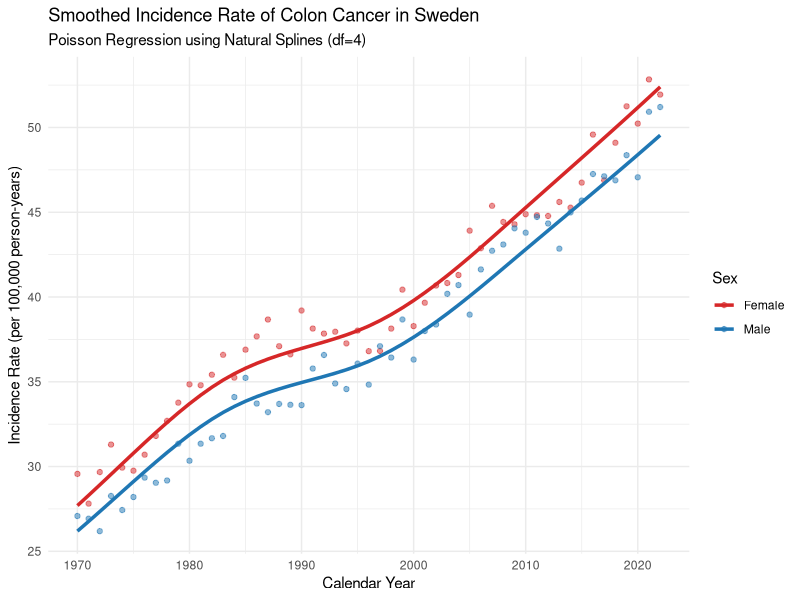
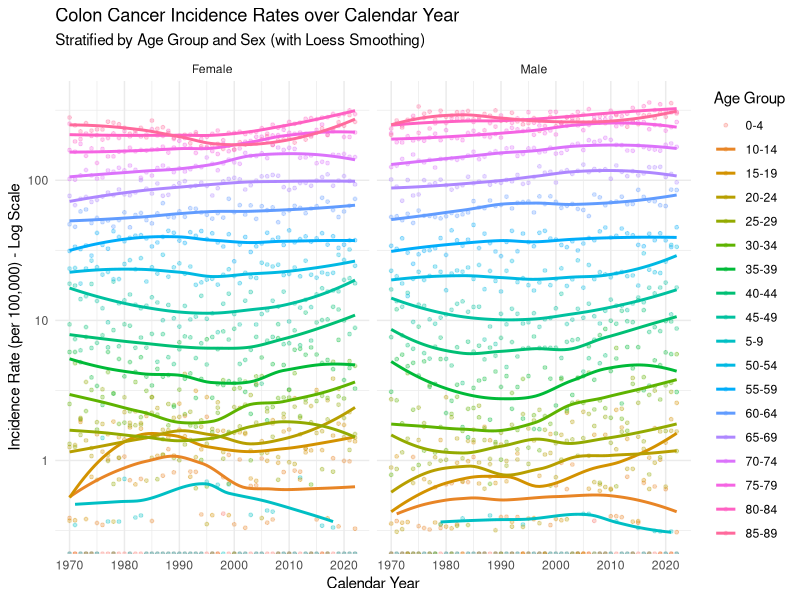
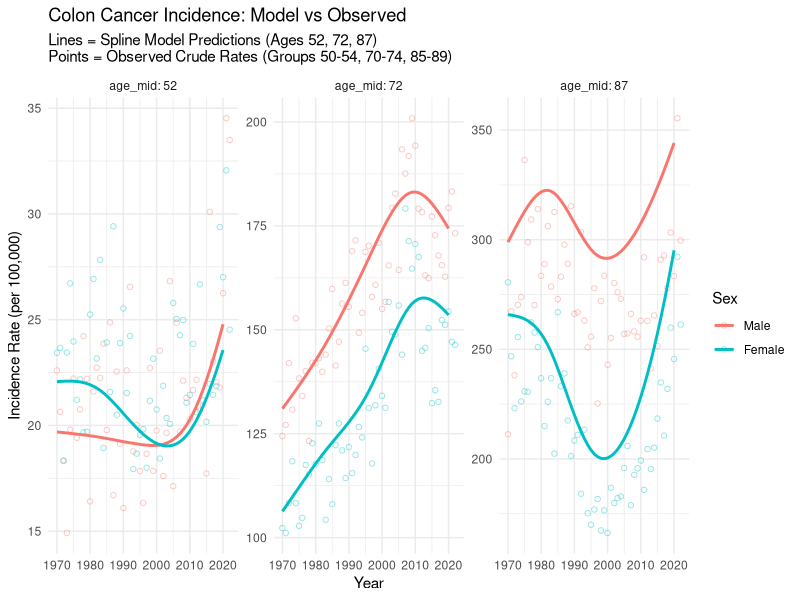

These figures' R source, in order:
## ---- chunk 1
library(tidyverse)
library(splines)
df_cases <- read_tsv("cases-1.tsv")
df_pop   <- read_tsv("population-1.tsv")
## ---- chunk 2
df_combined <- inner_join(df_cases, df_pop, by = c("year", "sex", "agegroup"))
## ---- chunk 3
df_merged <- inner_join(df_cases, df_pop, by = c("year", "sex", "agegroup"))

# --- (Aggregation) ---
df_model_data <- df_merged %>%
  group_by(year, sex) %>%
  summarise(
    total_cases = sum(n, na.rm = TRUE),       
    total_pop   = sum(n_pop, na.rm = TRUE),  
    .groups = "drop"
  ) %>%
  mutate(sex = as.factor(sex)) 

# --- Poisson Regression ---
model_smooth <- glm(total_cases ~ ns(year, df = 4) + sex + offset(log(total_pop)),
                    family = poisson(link = "log"),
                    data = df_model_data)


summary(model_smooth)

# --- Visualization (Generate smooth curves.) ---

# 1. Create a prediction dataset
# We create a new data frame and fix the total pop at 100,000
# The result predicted in this way is directly "the incidence rate per 100,000 people".
pred_data <- df_model_data %>%
  select(year, sex) %>%
  mutate(total_pop = 100000)

# 2. Calculate the predicted value (Predicted Rates)
pred_data$fitted_rate <- predict(model_smooth, newdata = pred_data, type = "response")

# 3. Calculate the crude incidence rate of the original data(Crude Rates) For comparison
df_model_data <- df_model_data %>%
  mutate(crude_rate = (total_cases / total_pop) * 100000)

df_model_data$sex <- as.factor(df_model_data$sex)
pred_data$sex     <- as.factor(pred_data$sex)

# plot
ggplot() +
  geom_point(data = df_model_data, 
             aes(x = year, y = crude_rate, color = sex), 
             alpha = 0.5) +
  geom_line(data = pred_data, 
            aes(x = year, y = fitted_rate, color = sex), 
            linewidth = 1.2) +
  scale_color_manual(values = c("Male" = "#1f77b4", "Female" = "#d62728"),
                     ) +
  labs(
    title = "Smoothed Incidence Rate of Colon Cancer in Sweden",
    subtitle = "Poisson Regression using Natural Splines (df=4)",
    y = "Incidence Rate (per 100,000 person-years)",
    x = "Calendar Year",
    color = "Sex"
  ) +
  theme_minimal()
## ---- chunk 4
# Create a specific dataframe for the years 1970 and 2020
target_data <- data.frame(
  year = c(1970, 1970, 2020, 2020),
  sex = as.factor(c("Male", "Female", "Male", "Female")), #
  total_pop = 100000
)

# Predict the rates
target_data$predicted_rate <- predict(model_smooth, newdata = target_data, type = "response")

# Display the results
print(target_data)
## ---- chunk 5
library(ggplot2)
library(dplyr)

# Prepare the data
df_plot <- df_merged %>%
  mutate(incidence_rate = (n / n_pop) * 100000)

# Create the Graph
ggplot(df_plot, aes(x = year, y = incidence_rate, color = agegroup, group = agegroup)) +
  geom_point(alpha = 0.3, size = 1) + 
  geom_smooth(method = "loess", se = FALSE, linewidth = 1) + 
  facet_wrap(~ sex) + 
  
  scale_y_log10() + 
  labs(
    title = "Colon Cancer Incidence Rates over Calendar Year",
    subtitle = "Stratified by Age Group and Sex (with Loess Smoothing)",
    x = "Calendar Year",
    y = "Incidence Rate (per 100,000) - Log Scale",
    color = "Age Group"
  ) +
  theme_minimal()
## ---- chunk 6
library(splines)
library(dplyr)

# --- Fit the Interaction Model ---
model_interaction <- glm(n ~ ns(year, df = 4) * sex + ns(year, df = 4) * agegroup + offset(log(n_pop)),
                         family = poisson(link = "log"),
                         data = df_merged,
                         control = list(maxit = 2000))

# --- Create a Prediction Dataset ---
target_data <- data.frame(
  year = c(1970, 1970, 2020, 2020),
  sex = as.factor(c("Male", "Female", "Male", "Female")),
  agegroup = "70-74", 
  n_pop = 100000
)

# --- Calculate the Predicted Rates ---
target_data$predicted_rate <- predict(model_interaction, newdata = target_data, type = "response")

# --- View the Answer ---
print(target_data)
## ---- chunk 7
library(dplyr)
library(stringr)
library(splines)

df_q11 <- df_merged %>%
  mutate(
    lower_bound = as.numeric(str_extract(agegroup, "^[0-9]+")),
    age_mid = lower_bound + 2
  )
## ---- chunk 8
# ns(year, 4) * ns(age_mid, 4) * sex 
model_spline_age <- glm(n ~ ns(year, df = 4) * ns(age_mid, df = 4) * sex + offset(log(n_pop)),
                        family = poisson(link = "log"),
                        data = df_q11)

## ---- chunk 9
# --- A. Predict data (Lines) ---
# at 52, 72, 87 year-old
pred_data <- expand.grid(
  year = 1970:2020,
  sex = unique(df_q11$sex),
  age_mid = c(52, 72, 87),
  n_pop = 100000
)

pred_data$fitted_rate <- predict(model_spline_age, newdata = pred_data, type = "response")

# --- B. observation data (Points) ---
obs_data <- df_q11 %>%
  filter(agegroup %in% c("50-54", "70-74", "85-89")) %>%
  mutate(
    obs_rate = (n / n_pop) * 100000,
    target_age = case_when(
      agegroup == "50-54" ~ 52,
      agegroup == "70-74" ~ 72,
      agegroup == "85-89" ~ 87 
    )
  )
## ---- chunk 10
library(ggplot2)

ggplot() +
  geom_point(data = obs_data, 
             aes(x = year, y = obs_rate, color = sex), 
             alpha = 0.4, shape = 1) +
  
  geom_line(data = pred_data, 
            aes(x = year, y = fitted_rate, color = sex), 
            linewidth = 1) +
  facet_wrap(~ age_mid, scales = "free_y", labeller = label_both) +
  labs(
    title = "Colon Cancer Incidence: Model vs Observed",
    subtitle = "Lines = Spline Model Predictions (Ages 52, 72, 87)\nPoints = Observed Crude Rates (Groups 50-54, 70-74, 85-89)",
    y = "Incidence Rate (per 100,000)",
    x = "Year",
    color = "Sex"
  ) +
  theme_minimal()
